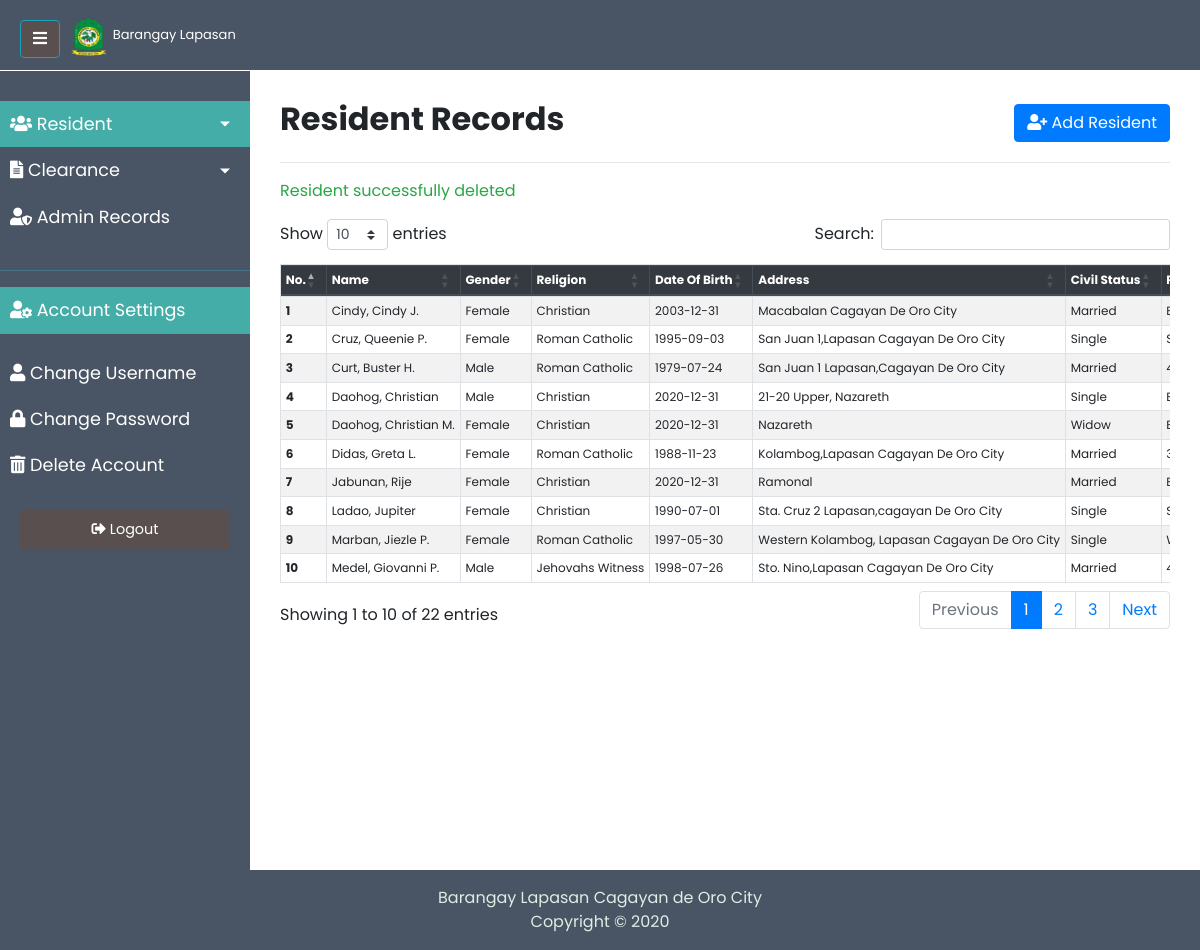
Page /resident_records.php?resident_id=2 (signed in) on the committed database.
### tables this page shows
CREATE TABLE `resident` (
  `res_id` int(10) NOT NULL,
  `res_lname` varchar(255) NOT NULL,
  `res_fname` varchar(255) NOT NULL,
  `res_mname` varchar(255) DEFAULT NULL,
  `res_gender` char(10) NOT NULL,
  `res_religion` char(255) DEFAULT NULL,
  `res_DOB` date NOT NULL,
  `res_address` varchar(255) NOT NULL,
  `res_civilStatus` char(25) NOT NULL,
  `res_POB` varchar(255) DEFAULT NULL,
  `res_contactNumber` varchar(15) DEFAULT NULL,
  `is_archived` enum('1','0') NOT NULL DEFAULT '1'
);

### classes/Utilities/Dbh.class.php (called while the page is built, shortened)
<?php
class Dbh{
    private $servername = "localhost";
    private $username = "root";
    private $password = "";
    private $dbname = "barangay";
    protected function connect(){
        $conn = new \mysqli($this->servername, $this->username, $this->password, $this->dbname);
        return $conn;
    }
}
?>

### classes/Model/Resident.class.php (called while the page is built, shortened)
<?php
class Resident extends Dbh{
    protected function getAllResident(){
        $sql = "SELECT res_id as resident_id, res_lname as lastname, res_fname as firstname, res_mname as middlename, res_gender as gender, res_religion as religion, res_DOB as dob, res_address as address, res_civilStatus as civil_status, res_POB as pob, res_contactNumber as contact_number, is_archived as is_archived
        FROM `resident` where is_archived = '1' order by res_lname ASC";
        $result = $this->connect()->query($sql);
        return $result;
    }
}

### classes/Views/ResidentView.class.php (called while the page is built, shortened)
<?php
class ResidentView extends Resident{
    public function get_all_resident(){
        $result = $this->getAllResident();
        return $result;
    }
}
?>

### resident_records.php (the view, shortened to what this page needs)
<?php
include 'includes/templates/header.inc.php';
?>
<?php include 'includes/templates/admin_nav.inc.php'; ?>
<div class="wrapper">
    <?php include 'includes/templates/admin_sidebar.inc.php'; ?>
    <div id="content">
        <div style="display: flex; justify-content: space-between; align-items:center;">
            <h2 class="record_header"><b>Resident Records</b></h2>
            <div class="add_button">
                <a href="add_resident_form.php" class="hidden-xs btn btn-primary show-text"><i class="fas fa-user-plus"></i> <span class="hide-text"> Add Resident</span> </a>
            </div>
        </div>
        <hr>
        <div>
        <p class='text-success'><?= $_GET['message'] ?? '' ?></p>
            <div class="table-responsive">
                <table class="table nowrap table-striped table-bordered table-sm  table-hover table-font"
                    id="mydatatable" style="width:100%;">
                    <thead class="thead-dark">
                        <tr>
                            <th>No.</th>
                            <th>Name</th>
                            <th>Gender</th>
                            <th>Religion</th>
                            <th>Date Of Birth</th>
                            <th>Address</th>
                            <th>Civil Status</th>
                            <th>Place Of Birth</th>
                        </tr>
                    </thead>
                    <tbody>
                        <?php
                        $table = new ResidentView();
                        $result = $table->get_all_resident();
                        if ($result) {
                            if ($result->num_rows != 0) {
                                $ctr = 0;
                                while ($row =  $result->fetch_assoc()) {
                                    $middlename = !empty($row['middlename'])? strtoupper(substr($row['middlename'], 0, 1)) . '.' : '';
                                    echo "<tr>
                                        <th>" . ++$ctr . "</th>
                                        <td hidden>" . $row['resident_id'] . "</td>
                                        <td>" . ucfirst($row['lastname']) . ', ' . ucfirst($row['firstname']) . ' ' . $middlename .  "</td>
                                        <td>" . ucfirst($row['gender']) . "</td>
                                        <td>" . ucwords($row['religion']) . "</td>
                                        <td>" . $row['dob'] . "</td>
                                        <td>" . ucwords($row['address']) . "</td>
                                        <td>" . ucfirst($row['civil_status']) . "</td>
                                        <td>" . ucwords($row['pob']) . "</td>
                                        <td>" . $row['contact_number'] . "</td>
                                        <td>
                                        <a href='update_resident_form.php?resident_id=" . $row['resident_id'] . "' ><i class='text-warning fas fa-edit'></i></a> |
                                        <a href='resident_records.php?resident_id=" . $row['resident_id'] . "' ><i class='fa fa-trash text-danger' aria-hidden='true'></i></a> |
                                        <a href='select_clearance.php?resident_id=" . $row['resident_id'] . "' ><i class='text-info fas fa-id-card-alt'></i></a>
                                        </td>
                                    </tr>";
                                }
                            }
                        }
                        ?>
                    </tbody>
                </table>
            </div>
        </div>
    </div>
</div>
<?php
include 'includes/templates/footer.inc.php';
?>

### css/style.css (style rules this page uses)
* { font-family: 'Poppins', sans-serif; }
.wrapper { display: flex; width: 100%; align-items: stretch; }
#content { width: 100%; min-height: 100vh; margin-top: 70px; padding:30px; overflow-x: scroll; }
.add_button { display: flex; justify-content:flex-end; }
.table-font { font-size: 12px; }

### rows in the picture
resident: res_lname "Cindy", res_fname "Cindy", res_mname "J.", res_gender "Female", res_religion "Christian", res_DOB "2003-12-31", res_address "Macabalan Cagayan De Oro City", res_civilStatus "Married"
resident: res_lname "Cruz", res_fname "Queenie", res_mname "P.", res_gender "Female", res_religion "Roman Catholic", res_DOB "1995-09-03", res_address "San Juan 1,Lapasan Cagayan De Oro City", res_civilStatus "Single"
resident: res_lname "Curt", res_fname "Buster", res_mname "H.", res_gender "Male", res_religion "Roman Catholic", res_DOB "1979-07-24", res_address "San Juan 1 Lapasan,Cagayan De Oro City", res_civilStatus "Married"
resident: res_lname "Daohog", res_fname "Christian", res_gender "Male", res_religion "Christian", res_DOB "2020-12-31", res_address "21-20 Upper, Nazareth", res_civilStatus "Single"
resident: res_lname "Daohog", res_fname "Christian", res_mname "M.", res_gender "Female", res_religion "Christian", res_DOB "2020-12-31", res_address "Nazareth", res_civilStatus "Widow"
resident: res_lname "Didas", res_fname "Greta", res_mname "L.", res_gender "Female", res_religion "Roman Catholic", res_DOB "1988-11-23", res_address "Kolambog,Lapasan Cagayan De Oro City", res_civilStatus "Married"
resident: res_lname "Jabunan", res_fname "Rije", res_gender "Female", res_religion "Christian", res_DOB "2020-12-31", res_address "Ramonal", res_civilStatus "Married"
resident: res_lname "Ladao", res_fname "Jupiter", res_gender "Female", res_religion "Christian", res_DOB "1990-07-01", res_address "Sta. Cruz 2 Lapasan,cagayan De Oro City", res_civilStatus "Single"
resident: res_lname "Marban", res_fname "Jiezle", res_mname "P.", res_gender "Female", res_religion "Roman Catholic", res_DOB "1997-05-30", res_address "Western Kolambog, Lapasan Cagayan De Oro City", res_civilStatus "Single"
resident: res_lname "Medel", res_fname "Giovanni", res_mname "P.", res_gender "Male", res_religion "Jehovahs Witness", res_DOB "1998-07-26", res_address "Sto. Nino,Lapasan Cagayan De Oro City", res_civilStatus "Married"

### other values in the picture
$_GET['message'] "Resident successfully deleted"
